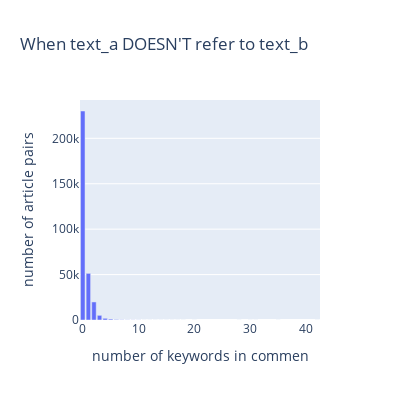

The cell this chart's notebook holds for it:
### Code cell
unlike_stat = pd.DataFrame(list(com_num_unlike.items()),
                   columns=['number of keywords in commen', 'number of article pairs'])

fig = px.bar(unlike_stat, x='number of keywords in commen', y='number of article pairs',\
             title="When text_a DOESN'T refer to text_b", width=400, height=400)
fig.show()

### Figure 1 — Plotly figure (JSON) as saved in the notebook; plotly's stock layout.template omitted (floating-point values rounded to 4 significant figures)
{"data": [{"alignmentgroup": "True", "hovertemplate": "number of keywords in commen=%{x}<br>number of article pairs=%{y}<extra></extra>", "legendgroup": "", "marker": {"color": "#636efa", "pattern": {"shape": ""}}, "name": "", "offsetgroup": "", "orientation": "v", "showlegend": false, "textposition": "auto", "type": "bar", "x": [0, 1, 2, 3, 4, 5, 6, 10, 12, 8, 7, 9, 31, 14, 35, 11, 17, 16, 13, 18, 20, 15, 28, 30, 42], "xaxis": "x", "y": [230076, 51339, 19872, 5129, 1862, 1018, 520, 96, 17, 151, 239, 120, 2, 8, 4, 31, 4, 9, 20, 4, 1, 13, 2, 2, 2], "yaxis": "y"}], "layout": {"barmode": "relative", "height": 400, "legend": {"tracegroupgap": 0}, "title": {"text": "When text_a DOESN'T refer to text_b"}, "width": 400, "xaxis": {"anchor": "y", "domain": [0, 1], "title": {"text": "number of keywords in commen"}}, "yaxis": {"anchor": "x", "domain": [0, 1], "title": {"text": "number of article pairs"}}}}
